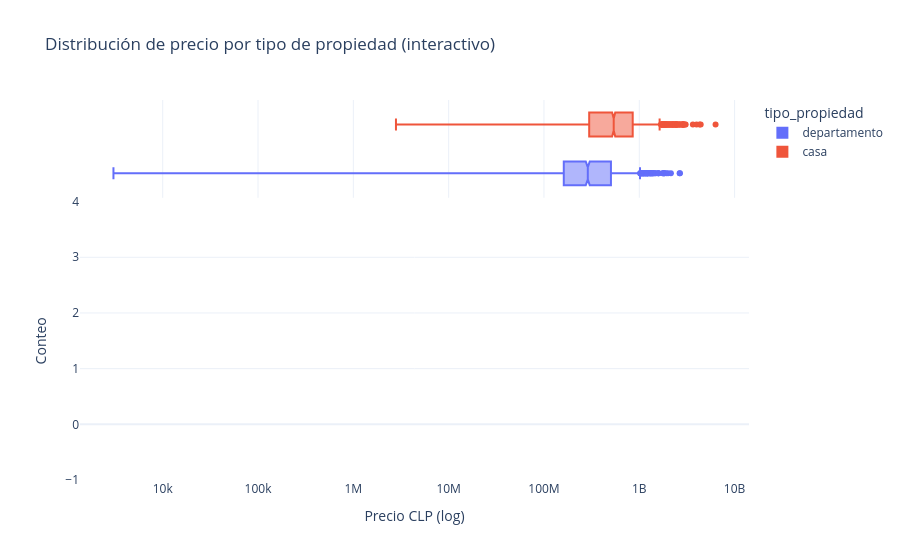

Here is the notebook cell this chart was saved with:
### Code cell
fig = px.histogram(
    con_precio, x='precio_clp_normalizado', color='tipo_propiedad',
    log_x=True, marginal='box', nbins=60,
    title='Distribución de precio por tipo de propiedad (interactivo)'
)
fig.update_layout(
    template='plotly_white',
    xaxis_title='Precio CLP (log)', yaxis_title='Conteo'
)
fig.show()

### Figure 1 — Plotly figure (JSON) as saved in the notebook; plotly's stock layout.template omitted (floating-point values rounded to 4 significant figures; data arrays with more than 128 entries replaced by an {"elided": "..."} marker saying what was removed)
{"data": [{"bingroup": "x", "hovertemplate": "tipo_propiedad=departamento<br>precio_clp_normalizado=%{x}<br>count=%{y}<extra></extra>", "legendgroup": "departamento", "marker": {"color": "#636efa", "pattern": {"shape": ""}}, "name": "departamento", "nbinsx": 60, "orientation": "v", "showlegend": true, "type": "histogram", "x": {"elided": "1496 float values"}, "xaxis": "x", "yaxis": "y"}, {"hovertemplate": "tipo_propiedad=departamento<br>precio_clp_normalizado=%{x}<extra></extra>", "legendgroup": "departamento", "marker": {"color": "#636efa"}, "name": "departamento", "notched": true, "showlegend": false, "type": "box", "x": {"elided": "1496 float values"}, "xaxis": "x2", "yaxis": "y2"}, {"bingroup": "x", "hovertemplate": "tipo_propiedad=casa<br>precio_clp_normalizado=%{x}<br>count=%{y}<extra></extra>", "legendgroup": "casa", "marker": {"color": "#EF553B", "pattern": {"shape": ""}}, "name": "casa", "nbinsx": 60, "orientation": "v", "showlegend": true, "type": "histogram", "x": {"elided": "1834 float values"}, "xaxis": "x", "yaxis": "y"}, {"hovertemplate": "tipo_propiedad=casa<br>precio_clp_normalizado=%{x}<extra></extra>", "legendgroup": "casa", "marker": {"color": "#EF553B"}, "name": "casa", "notched": true, "showlegend": false, "type": "box", "x": {"elided": "1834 float values"}, "xaxis": "x2", "yaxis": "y2"}], "layout": {"barmode": "relative", "legend": {"title": {"text": "tipo_propiedad"}, "tracegroupgap": 0}, "title": {"text": "Distribución de precio por tipo de propiedad (interactivo)"}, "xaxis": {"anchor": "y", "domain": [0, 1], "title": {"text": "Precio CLP (log)"}, "type": "log"}, "xaxis2": {"anchor": "y2", "domain": [0, 1], "matches": "x", "showgrid": true, "showticklabels": false, "type": "log"}, "yaxis": {"anchor": "x", "domain": [0, 0.7326], "title": {"text": "Conteo"}}, "yaxis2": {"anchor": "x2", "domain": [0.7426, 1], "matches": "y2", "showgrid": false, "showline": false, "showticklabels": false, "ticks": ""}}}
